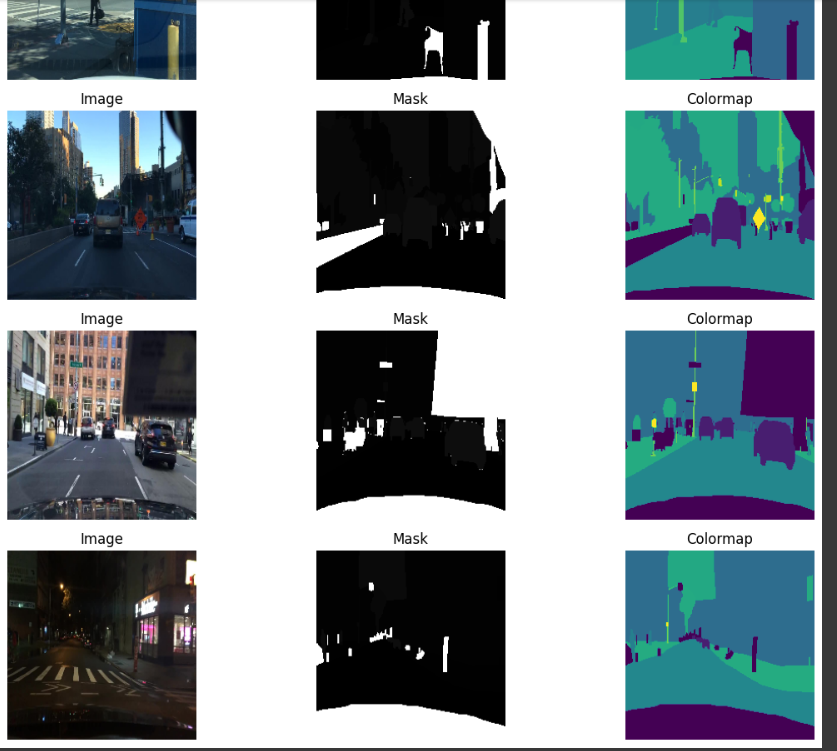
#> input picture ImagesRaw/1.png, 837 x 751 px; its folder holds only this picture in this run
$ python -i Carla.py   (imports and definitions only)   (older library calls are emulated)
#> lines starting #> are read from the running program, lines starting #| are printed output that depends on the picture
#> further down, picture is the input picture: shape (751, 837, 3); mean B, G, R 149.5, 144.1, 131.9
import sys
import random
import time
import numpy as np
import threading
import cv2  # OpenCV kütüphanesi
import zlib  # Veri sıkıştırma için zlib
import logging  # Loglama için
from collections import deque
import queue  # Görselleştirme için kuyruk
from enum import Enum
import heapq

# CARLA yolunu ekleyin ve modülü içe aktarın
sys.path.append("C:/Users/Erdem/Downloads/CARLA_0.9.13/WindowsNoEditor/PythonAPI/carla/dist/carla-0.9.13-py3.7-win-amd64.egg")  # Yolunuza göre değiştirin
import carla

# Logging Ayarları
# [6 lines not run here, left out]

# CARLA istemcisi ve dünya ayarları
# [1 line that did not run here, left out]
# [1 line not run here, left out]
# [1 line that did not run here, left out]

# Spawn noktaları ve blueprint kütüphanesi
# [1 line that did not run here, left out]
# [1 line that did not run here, left out]

# Global Değişkenler
lane_following = True
visualization_queue = queue.Queue()  # Görselleştirme kuyruğu

TARGET_SPEED = 20.0  # km/h
PID_KP = 1.0  # Kp'yi artırdık
PID_KI = 0.0  # Ki'yi sıfırladık
PID_KD = 0.3  # Kd'yi artırdık
CAMERA_WIDTH = 640
CAMERA_HEIGHT = 480

# Global sensör listesi (sensör referanslarını korumak için)
sensors = []

# [138 lines left out: functions log_debug_info, calculate_brake_force, setup_main_vehicle, not called in this run]

class DrivingState(Enum):
    LANE_FOLLOWING = 1
    LANE_CHANGING = 2
    OBSTACLE_AVOIDANCE = 3
    INTERSECTION = 4
    TRAFFIC_LIGHT = 5

class HighLevelPlanner:
    # [10 lines left out: function __init__, not called in this run]

    def set_target_location(self, target_location):
        self.target_location = target_location

    # [55 lines left out: functions a_star_search, plan_route, get_next_waypoint, not called in this run]

class StateMachine:
    def __init__(self):
        self.state = DrivingState.LANE_FOLLOWING

    def transition(self, new_state):
        logging.info(f"Durum değişimi: {self.state.name} -> {new_state.name}")
        self.state = new_state

    def get_state(self):
        return self.state

class SensorFusion:
    # [12 lines left out: function __init__, not called in this run]

    def predict(self):
        self.state = self.F @ self.state
        self.P = self.F @ self.P @ self.F.T + self.Q

    # [6 lines left out: function update, not called in this run]

    def get_position(self):
        return self.state[:2]

class TrajectoryPlanner:
    # [70 lines left out: functions __init__, plan_trajectory, avoid_obstacles, smooth_trajectory, not called in this run]

class LaneDetector:
    def __init__(self):
        self.left_fit = deque(maxlen=10)  # Daha fazla geçmiş çerçeve
        self.right_fit = deque(maxlen=10)
        self.lane_width = None
        self.last_lane_center = None
        self.min_lane_width = 2.5  # metre cinsinden minimum genişlik
        self.max_lane_width = 4.5 # metre cinsinden maksimum genişlik
        self.alpha = 0.2  # Üstel hareketli ortalama için ağırlık
        self.last_valid_detection = None
        self.lost_counter = 0
        self.max_lost_frames = 5
        self.current_speed = 0.0
        self.last_steering_angle = 0.0  # Initialize last_steering_angle

    def perspective_transform(self, img):
        height, width = img.shape[:2]
        # Dinamik kaynak noktaları (görüntü boyutuna göre)
        src = np.float32([
            [width * 0.45, height * 0.65],  # Üst sol
            [width * 0.55, height * 0.65],  # Üst sağ
            [width * 0.9, height],          # Alt sağ
            [width * 0.1, height]           # Alt sol
        ])
        dst = np.float32([
            [width * 0.2, 0],               # Üst sol
            [width * 0.8, 0],               # Üst sağ
            [width * 0.8, height],          # Alt sağ
            [width * 0.2, height]           # Alt sol
        ])
        M = cv2.getPerspectiveTransform(src, dst)
        Minv = cv2.getPerspectiveTransform(dst, src)  # Ters dönüşüm için
        warped = cv2.warpPerspective(img, M, (width, height))
        return warped, M, Minv

    def detect_lane_pixels(self, img):
        # Renk dönüşümleri ve eşikleme kombinasyonu
        gray = cv2.cvtColor(img, cv2.COLOR_BGR2GRAY)
        hls = cv2.cvtColor(img, cv2.COLOR_BGR2HLS)
        l_channel = hls[:, :, 1]
        s_channel = hls[:, :, 2]

        # Kenar tespiti
        blur = cv2.GaussianBlur(gray, (5, 5), 0)
        edges = cv2.Canny(blur, 50, 150)

        # Adaptif eşikleme
        adaptive_thresh = cv2.adaptiveThreshold(
            l_channel,
            255,
            cv2.ADAPTIVE_THRESH_GAUSSIAN_C,
            cv2.THRESH_BINARY_INV,
            15,
            8
        )

        # Sobel gradyan hesaplama
        sobelx = cv2.Sobel(l_channel, cv2.CV_64F, 1, 0)
        abs_sobelx = np.absolute(sobelx)
        scaled_sobel = np.uint8(255 * abs_sobelx / np.max(abs_sobelx))

        # Eşikleme kombinasyonu
        sxbinary = np.zeros_like(scaled_sobel)
        sxbinary[(scaled_sobel >= 20) & (scaled_sobel <= 100)] = 1

        s_binary = np.zeros_like(s_channel)
        s_binary[(s_channel >= 170) & (s_channel <= 255)] = 1

        # Tüm maskelerin kombinasyonu
        combined_binary = np.zeros_like(sxbinary)
        combined_binary[
            (s_binary == 1) |
            (sxbinary == 1) |
            (adaptive_thresh > 0) |
            (edges > 0)
        ] = 1

        # Gürültü azaltma
        kernel = np.ones((3,3), np.uint8)
        cleaned = cv2.morphologyEx(combined_binary.astype(np.uint8), cv2.MORPH_CLOSE, kernel)
        cleaned = cv2.morphologyEx(cleaned, cv2.MORPH_OPEN, kernel)

        return cleaned

    def fit_polynomial(self, binary_warped):
        # Histogram oluşturma
        histogram = np.sum(binary_warped[binary_warped.shape[0]//2:,:], axis=0)
        midpoint = len(histogram)//2

        # Sol ve sağ başlangıç noktaları
        leftx_base = np.argmax(histogram[:midpoint])
        rightx_base = np.argmax(histogram[midpoint:]) + midpoint

        # Kayan pencere parametreleri
        nwindows = 9
        window_height = binary_warped.shape[0]//nwindows
        window_width = 100
        margin = window_width // 2

        # Etkin pikselleri bul
        nonzero = binary_warped.nonzero()
        nonzeroy = np.array(nonzero[0])
        nonzerox = np.array(nonzero[1])

        # Pencere pozisyonlarını takip et
        leftx_current = leftx_base
        rightx_current = rightx_base

        left_lane_inds = []
        right_lane_inds = []

        for window in range(nwindows):
            # Pencere sınırlarını belirle
            win_y_low = binary_warped.shape[0] - (window + 1) * window_height
            win_y_high = binary_warped.shape[0] - window * window_height

            win_xleft_low = leftx_current - margin
            win_xleft_high = leftx_current + margin
            win_xright_low = rightx_current - margin
            win_xright_high = rightx_current + margin

            # İyi pikselleri tanımla
            good_left_inds = (
                (nonzeroy >= win_y_low) &
                (nonzeroy < win_y_high) &
                (nonzerox >= win_xleft_low) &
                (nonzerox < win_xleft_high)
            ).nonzero()[0]

            good_right_inds = (
                (nonzeroy >= win_y_low) &
                (nonzeroy < win_y_high) &
                (nonzerox >= win_xright_low) &
                (nonzerox < win_xright_high)
            ).nonzero()[0]

            left_lane_inds.append(good_left_inds)
            right_lane_inds.append(good_right_inds)
            minpix = 50
            # Sonraki pencere merkezini güncelle
            if len(good_left_inds) > minpix:
                leftx_current = np.int(np.mean(nonzerox[good_left_inds]))
            if len(good_right_inds) > minpix:
                rightx_current = np.int(np.mean(nonzerox[good_right_inds]))

        # Dizileri birleştir
        try:
            left_lane_inds = np.concatenate(left_lane_inds)
            right_lane_inds = np.concatenate(right_lane_inds)
        except ValueError:
            # Yeterli piksel bulunamadı
            logging.warning("Yeterli şerit pikseli bulunamadı!")
            return None, None

        # Şerit piksellerinin x ve y pozisyonlarını çıkar
        leftx = nonzerox[left_lane_inds]
        lefty = nonzeroy[left_lane_inds]
        rightx = nonzerox[right_lane_inds]
        righty = nonzeroy[right_lane_inds]

        # Polinom uydurma
        if len(leftx) > 300 and len(rightx) > 300:
            left_fit = np.polyfit(lefty, leftx, 2)
            right_fit = np.polyfit(righty, rightx, 2)

            # Uydurmanın geçerliliğini kontrol et
            if self.validate_lane_detection(left_fit, right_fit):
                self.left_fit.append(left_fit)
                self.right_fit.append(right_fit)
                self.lost_counter = 0
                return left_fit, right_fit

        # Tespit başarısız oldu
        self.lost_counter += 1
        if self.lost_counter > self.max_lost_frames:
            # Son geçerli tespiti kullan
            if len(self.left_fit) > 0 and len(self.right_fit) > 0:
                return np.mean(self.left_fit, axis=0), np.mean(self.right_fit, axis=0)
        return None, None

    def validate_lane_detection(self, left_fit, right_fit, current_speed=0.0):
        """
        Şerit tespitinin geçerliliğini kontrol eder ve bir güven skoru hesaplar.

        Args:
            left_fit (numpy.ndarray): Sol şerit için polinom katsayıları.
            right_fit (numpy.ndarray): Sağ şerit için polinom katsayıları.
            current_speed (float): Araç hızı (km/h).

        Returns:
            bool: Tespit geçerli mi?
            float: Güven skoru (0.0 - 1.0 arası).
        """
        try:
            # 1. Test görüntüsü oluştur
            h = 720  # Görüntü yüksekliği
            plot_y = np.linspace(0, h - 1, h)

            # Şerit eğrilerini hesapla
            left_x = left_fit[0] * plot_y**2 + left_fit[1] * plot_y + left_fit[2]
            right_x = right_fit[0] * plot_y**2 + right_fit[1] * plot_y + right_fit[2]

            # Şerit genişliğini hesapla
            lane_width_pixels = np.mean(right_x - left_x)
            lane_width_meters = lane_width_pixels * (3.7 / 700)  # Pikselden metreye dönüşüm

            # 2. Şerit genişliği doğrulama
            min_lane_width = 2.5  # metre
            max_lane_width = 4.5  # metre
            if not (min_lane_width <= lane_width_meters <= max_lane_width):
                logging.warning(f"Geçersiz şerit genişliği: {lane_width_meters:.2f}m")
                return False, 0.5  # Orta güven skoru ile başarısız

            # 3. Şerit paralellik kontrolü
            left_slope = np.gradient(left_x)
            right_slope = np.gradient(right_x)
            slope_diff = np.abs(left_slope - right_slope)
            if np.mean(slope_diff) > 0.3:  # Paralellik farkı büyükse
                logging.warning(f"Şerit eğimleri paralel değil: Ortalama fark {np.mean(slope_diff):.2f}")
                return False, 0.6

            # 4. Eğrilik kontrolü
            left_curvature = ((1 + (2 * left_fit[0] * plot_y + left_fit[1])**2)**1.5) / np.abs(2 * left_fit[0])
            right_curvature = ((1 + (2 * right_fit[0] * plot_y + right_fit[1])**2)**1.5) / np.abs(2 * right_fit[0])
            curvature_diff = np.abs(np.mean(left_curvature) - np.mean(right_curvature))
            if curvature_diff > 2000:  # Eğrilik farkı çok büyükse
                logging.warning(f"Şerit eğrilik farkı fazla: {curvature_diff:.2f}")
                return False, 0.7

            # 5. Dinamik toleranslar (hız bazlı genişlik ve eğrilik toleransı)
            if current_speed > 30:
                max_lane_width += 0.5  # Hız arttıkça şerit genişliği toleransı
                curvature_diff += 1000  # Eğrilik farkı toleransı

            # 6. Güven skoru hesaplama
            width_score = 1.0 - min(max(abs(lane_width_meters - 3.7) / 1.0, 0.0), 1.0)
            slope_score = 1.0 - min(np.mean(slope_diff) / 0.3, 1.0)
            curvature_score = 1.0 - min(curvature_diff / 2000.0, 1.0)
            confidence = np.mean([width_score, slope_score, curvature_score])

            return confidence > 0.7, confidence

        except Exception as e:
            logging.error(f"Şerit doğrulama hatası: {e}")
            return False, 0.0


    def measure_lane_curvature(self, ploty, left_fit, right_fit):
        """Şerit eğriliğini gerçek dünya ölçeklerinde hesapla"""
        # Dönüşüm faktörleri
        ym_per_pix = 30/720  # metre/piksel y ekseni
        xm_per_pix = 3.7/700  # metre/piksel x ekseni

        # Şerit çizgilerini hesapla
        leftx = left_fit[0]*ploty**2 + left_fit[1]*ploty + left_fit[2]
        rightx = right_fit[0]*ploty**2 + right_fit[1]*ploty + right_fit[2]

        # Gerçek dünya koordinatlarına dönüştür
        left_fit_cr = np.polyfit(ploty*ym_per_pix, leftx*xm_per_pix, 2)
        right_fit_cr = np.polyfit(ploty*ym_per_pix, rightx*xm_per_pix, 2)

        # Eğrilik hesaplama
        y_eval = np.max(ploty)
        left_curverad = ((1 + (2*left_fit_cr[0]*y_eval*ym_per_pix + left_fit_cr[1])**2)**1.5) / np.absolute(2*left_fit_cr[0])
        right_curverad = ((1 + (2*right_fit_cr[0]*y_eval*ym_per_pix + right_fit_cr[1])**2)**1.5) / np.absolute(2*right_fit_cr[0])

        return left_curverad, right_curverad

    def calculate_vehicle_position(self, img_shape, left_fit, right_fit):
        """Aracın şeritte konumunu hesapla"""
        try:
            height, width = img_shape[0], img_shape[1]

            # Şerit çizgilerinin alt noktalarını hesapla
            left_bottom = left_fit[0]*height**2 + left_fit[1]*height + left_fit[2]
            right_bottom = right_fit[0]*height**2 + right_fit[1]*height + right_fit[2]

            # Şerit merkezi
            lane_center = (left_bottom + right_bottom) / 2
            image_center = width / 2

            # Şerit genişliği ve güvenilirlik kontrolü
            current_lane_width = right_bottom - left_bottom
            if current_lane_width <= self.min_lane_width * (700 / 3.7) or current_lane_width > self.max_lane_width * (700 / 3.7):
                if self.last_valid_detection is not None:
                    return self.last_valid_detection
                return 0.0, self.lane_width if self.lane_width else 3.5

            # Metre/piksel dönüşümü
            xm_per_pix = 3.7 / current_lane_width

            # Şerit genişliğini yumuşat
            if self.lane_width is None:
                self.lane_width = current_lane_width * xm_per_pix
            else:
                self.lane_width = 0.95 * self.lane_width + 0.05 * (current_lane_width * xm_per_pix)

            # Offset hesaplama ve yumuşatma
            offset = (image_center - lane_center) * xm_per_pix
            if self.last_valid_detection is not None:
                last_offset, _ = self.last_valid_detection
                offset = self.alpha * offset + (1 - self.alpha) * last_offset

            self.last_valid_detection = (offset, self.lane_width)
            return offset, self.lane_width

        except Exception as e:
            logging.error(f"Position calculation error: {e}")
            return 0.0, 3.5

    def get_steering_angle(self, img, debug=False, current_speed=0.0):
        """
        Direksiyon açısını hesaplayan temel algoritma.

        Args:
            img (numpy.ndarray): Kameradan alınan görüntü.
            debug (bool): Hata ayıklama modunu etkinleştir.
            current_speed (float): Aracın mevcut hızı.

        Returns:
            tuple: (Direksiyon açısı, debug bilgileri)
        """
        try:
            # 1. Görüntü ön işleme
            processed = self.preprocess_image(img)

            # 2. Şerit piksel tespiti ve perspektif dönüşüm
            binary = self.detect_lane_pixels(processed)
            warped, M, Minv = self.perspective_transform(binary)

            # 3. Şerit eğrisi tespiti
            left_fit, right_fit = self.fit_polynomial(warped)
            if left_fit is None or right_fit is None:
                return self.handle_detection_failure()  # Şerit tespiti başarısızsa varsayılan açıyı döndür

            # 4. Şerit eğriliği ve pozisyon hesaplama
            ploty = np.linspace(0, img.shape[0]-1, img.shape[0])
            left_curverad, right_curverad = self.measure_lane_curvature(ploty, left_fit, right_fit)
            offset, lane_width = self.calculate_vehicle_position(img.shape, left_fit, right_fit)

            # 5. Dinamik Direksiyon Kontrolü
            curvature = (left_curverad + right_curverad) / 2  # Ortalama eğrilik
            base_angle = self.calculate_base_steering_angle(curvature)

            # 6. Hassas Direksiyon Ayarı (Offset Düzeltmesi)
            offset_correction = self.calculate_offset_correction(offset, current_speed)
            final_angle = self.combine_steering_inputs(base_angle, offset_correction)

            # 7. Direksiyon Açısını Yumuşatma
            smoothed_angle = self.apply_steering_smoothing(final_angle)

            # Debug bilgilerini hazırla
            if debug:
                debug_info = self.prepare_debug_info(
                    warped, binary, left_curverad, right_curverad,
                    offset, lane_width, smoothed_angle, img, Minv,
                    left_fit, right_fit
                )
                return smoothed_angle, debug_info

            return smoothed_angle, None

        except Exception as e:
            logging.error(f"Direksiyon açısı hesaplama hatası: {e}")
            return self.last_steering_angle, None

    def preprocess_image(self, img):
        """Görüntü ön işleme"""
        # Gürültü azaltma
        denoised = cv2.GaussianBlur(img, (5, 5), 0)

        # Kontrast iyileştirme
        lab = cv2.cvtColor(denoised, cv2.COLOR_BGR2LAB)
#> lab: shape (751, 837, 3); mean of channels 0, 1, 2 145.7, 126.2, 124.2
        l, a, b = cv2.split(lab)
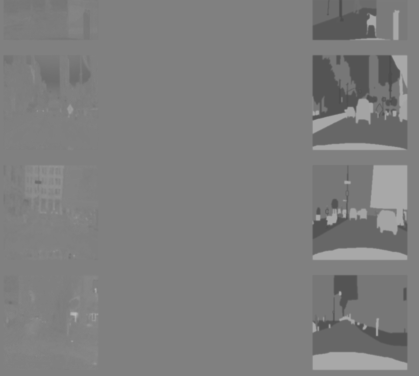
#> a: shape (751, 837) (shown at 1/2 size); min 76, max 189, mean 126.2
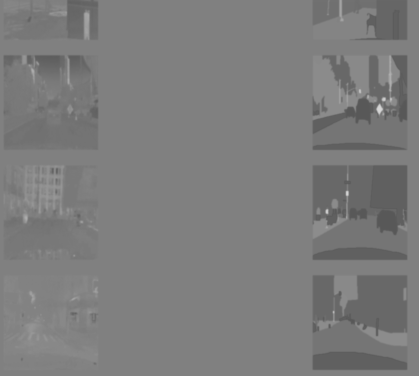
#> b: shape (751, 837) (shown at 1/2 size); min 88, max 214, mean 124.2
        clahe = cv2.createCLAHE(clipLimit=3.0, tileGridSize=(8,8))
        l = clahe.apply(l)
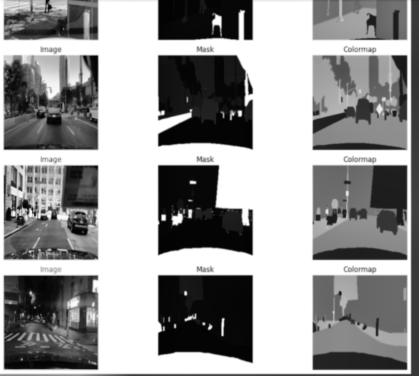
#> l: shape (751, 837) (shown at 1/2 size); min 1, max 255, mean 151.4
        enhanced = cv2.merge([l, a, b])
#> enhanced: shape (751, 837, 3); mean of channels 0, 1, 2 151.4, 126.2, 124.2

        return cv2.cvtColor(enhanced, cv2.COLOR_LAB2BGR)
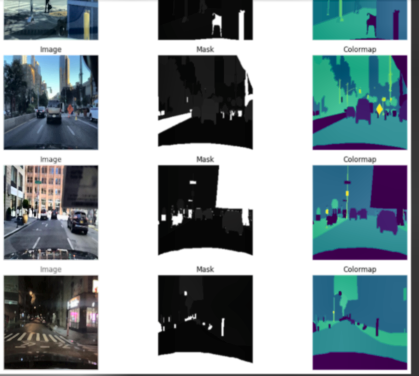
#> returned value: shape (751, 837, 3) (shown at 1/2 size); mean B, G, R 155.1, 149.9, 137.6

    # [6 lines left out: function handle_detection_failure, not called in this run]

    def calculate_base_steering_angle(self, curvature):
        """Eğriliğe göre temel direksiyon açısı"""
        if curvature == 0:
            return 0.0

        # Eğrilik bazlı açı
        base_angle = np.arctan(2.7 / curvature)  # 2.7m araç uzunluğu

        # [-1, 1] aralığına normalize et
        normalized_angle = base_angle / np.pi

        return np.clip(normalized_angle, -1.0, 1.0)

    def calculate_offset_correction(self, offset, current_speed):
        """Hıza bağlı offset düzeltmesi"""
        # Hıza bağlı düzeltme faktörü
        speed_factor = np.clip(current_speed / 30.0, 0.5, 1.5)

        # Offset bazlı düzeltme
        correction = 0.4 * offset / speed_factor

        return np.clip(correction, -0.5, 0.5)

    def combine_steering_inputs(self, base_angle, offset_correction):
        """Direksiyon girdilerini birleştir"""
        combined = base_angle + offset_correction
        return np.clip(combined, -1.0, 1.0)

    def apply_steering_smoothing(self, angle):
        """Direksiyon açısı yumuşatma"""
        # Üstel hareketli ortalama
        smoothed = self.alpha * angle + (1 - self.alpha) * self.last_steering_angle

        # Maksimum değişim hızı sınırlaması
        max_change = 0.1
        clamped = np.clip(
            smoothed,
            self.last_steering_angle - max_change,
            self.last_steering_angle + max_change
        )

        self.last_steering_angle = clamped
        return clamped

    # [69 lines left out: functions prepare_debug_info, visualize_detection, visualize_lanes, not called in this run]

class PIDController:
    # [51 lines left out: functions __init__, update, set_parameters, not called in this run]

class LaneFollowingController:
    # [414 lines left out: functions __init__, update_pid_parameters, update, calculate_detection_confidence, handle_low_confidence, handle_error and 9 more, not called in this run]


class SensorManager:
    # [72 lines left out: functions __init__, setup_sensors, not called in this run]

    def collision_callback(self, event):
        logging.critical("Çarpışma tespit edildi! Araç durduruluyor.")
        control_vehicle(self.vehicle, 0.0, 0.0, 0.0)  # Araç durduruluyor

    # [635 lines left out: functions camera_callback, lidar_callback, send_combined_data, visualize_lidar_risks, get_transformation_matrix, project_lidar_to_image and 4 more, not called in this run]

# [2 lines not run here, left out]

>>> import cv2
>>> picture = cv2.imread('ImagesRaw/1.png')
>>> result = LaneDetector().get_steering_angle(picture)
#> in detect_lane_pixels, `gray = cv2.cvtColor(img, cv2.COLOR_BGR2GRAY)`:
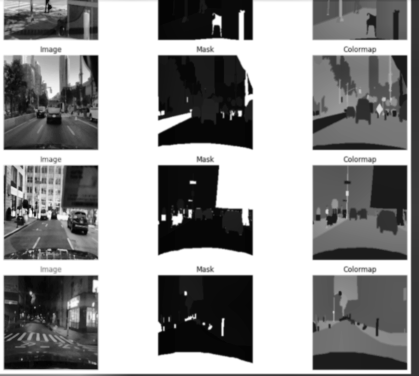
#> gray: shape (751, 837) (shown at 1/2 size); min 2, max 255, mean 146.8
#> in detect_lane_pixels, `l_channel = hls[:, :, 1]`:
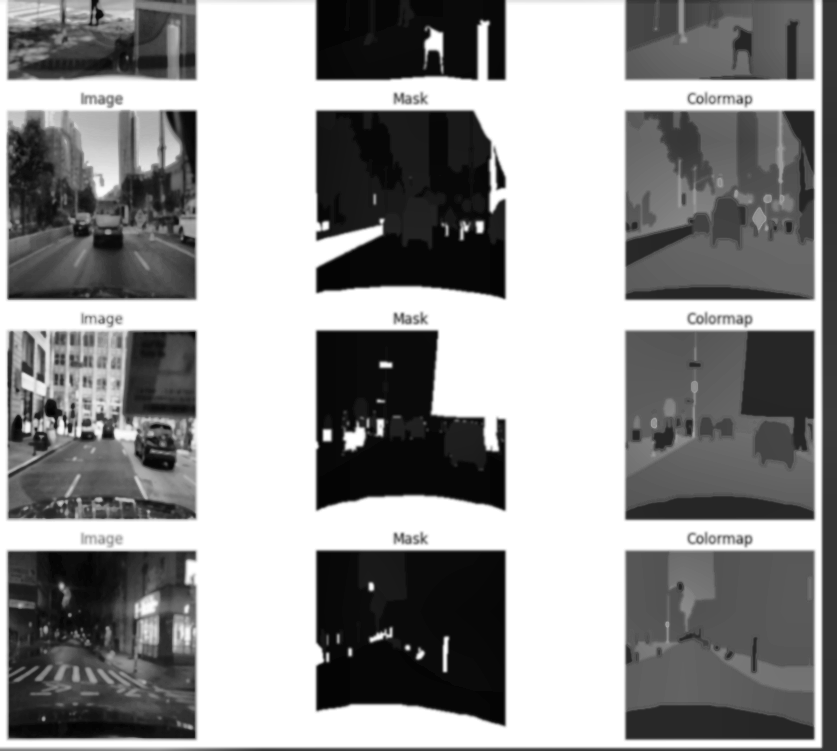
#> l_channel: shape (751, 837); min 2, max 255, mean 146
#> (the rest of the program and of its run is left out)
